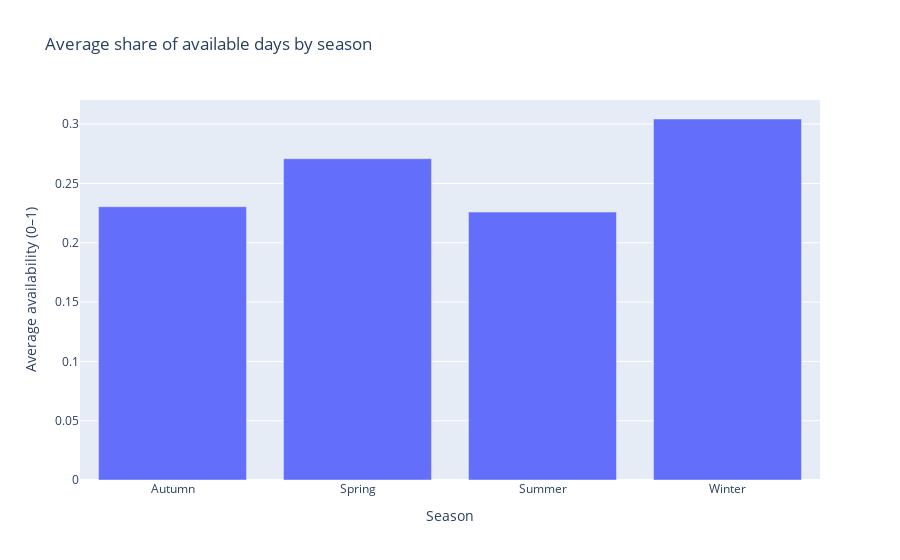

Notebook source saved alongside this figure:
### Markdown cell above
## Additional Plot 5 – Availability by season

We also compare the average availability across seasons.
This highlights high and low season for the platform.

### Code cell
cal_season_plot = (
    calendar_feat
    .groupby("season")["available_flag"]
    .mean()
    .reset_index()
)

fig = px.bar(
    cal_season_plot,
    x="season",
    y="available_flag",
    title="Average share of available days by season"
)
fig.update_layout(xaxis_title="Season", yaxis_title="Average availability (0–1)")
fig.show()

### Figure 1 — Plotly figure (JSON) as saved in the notebook; plotly's stock layout.template omitted (floating-point values rounded to 4 significant figures)
{"data": [{"hovertemplate": "season=%{x}<br>available_flag=%{y}<extra></extra>", "legendgroup": "", "marker": {"color": "#636efa", "pattern": {"shape": ""}}, "name": "", "orientation": "v", "showlegend": false, "textposition": "auto", "type": "bar", "x": ["Autumn", "Spring", "Summer", "Winter"], "xaxis": "x", "y": [0.2304, 0.2709, 0.2258, 0.3043], "yaxis": "y"}], "layout": {"barmode": "relative", "legend": {"tracegroupgap": 0}, "title": {"text": "Average share of available days by season"}, "xaxis": {"anchor": "y", "domain": [0, 1], "title": {"text": "Season"}}, "yaxis": {"anchor": "x", "domain": [0, 1], "title": {"text": "Average availability (0–1)"}}}}
